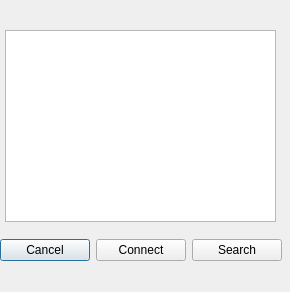
<?xml version="1.0" encoding="UTF-8"?>
<ui version="4.0">
 <class>search_device</class>
 <widget class="QDialog" name="search_device">
  <property name="geometry">
   <rect>
    <x>0</x>
    <y>0</y>
    <width>290</width>
    <height>292</height>
   </rect>
  </property>
  <property name="windowTitle">
   <string>Dialog</string>
  </property>
  <widget class="QListWidget" name="listWidget_deviceList">
   <property name="geometry">
    <rect>
     <x>5</x>
     <y>30</y>
     <width>271</width>
     <height>192</height>
    </rect>
   </property>
  </widget>
  <widget class="QWidget" name="horizontalLayoutWidget">
   <property name="geometry">
    <rect>
     <x>0</x>
     <y>230</y>
     <width>282</width>
     <height>41</height>
    </rect>
   </property>
   <layout class="QHBoxLayout" name="horizontalLayout">
    <item>
     <widget class="QPushButton" name="pushButton_Cancel">
      <property name="text">
       <string>Cancel</string>
      </property>
     </widget>
    </item>
    <item>
     <widget class="QPushButton" name="pushButton_Connect">
      <property name="text">
       <string>Connect</string>
      </property>
     </widget>
    </item>
    <item>
     <widget class="QPushButton" name="pushButton_Search">
      <property name="text">
       <string>Search</string>
      </property>
     </widget>
    </item>
   </layout>
  </widget>
 </widget>
 <resources/>
 <connections/>
</ui>
